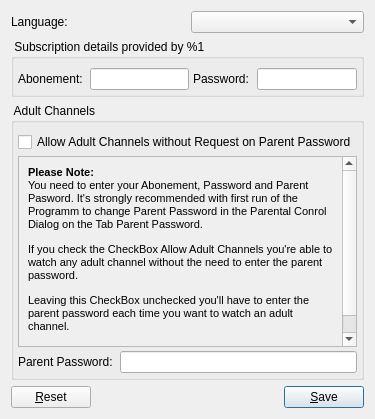
<?xml version="1.0" encoding="UTF-8"?>
<ui version="4.0">
 <class>QFTSettings</class>
 <widget class="QDialog" name="QFTSettings">
  <property name="windowModality">
   <enum>Qt::WindowModal</enum>
  </property>
  <property name="geometry">
   <rect>
    <x>0</x>
    <y>0</y>
    <width>370</width>
    <height>419</height>
   </rect>
  </property>
  <property name="windowTitle">
   <string>%1 First Time Settings</string>
  </property>
  <property name="locale">
   <locale language="English" country="UnitedStates"/>
  </property>
  <layout class="QVBoxLayout" name="verticalLayout">
   <item>
    <layout class="QHBoxLayout" name="horizontalLayout">
     <item>
      <widget class="QLabel" name="label_10">
       <property name="text">
        <string>Language: </string>
       </property>
      </widget>
     </item>
     <item>
      <widget class="QComboBox" name="cbxLanguage">
       <property name="minimumSize">
        <size>
         <width>100</width>
         <height>0</height>
        </size>
       </property>
      </widget>
     </item>
    </layout>
   </item>
   <item>
    <widget class="QGroupBox" name="groupAccount">
     <property name="title">
      <string> Subscription details provided by %1 </string>
     </property>
     <layout class="QGridLayout" name="gridLayout">
      <property name="leftMargin">
       <number>4</number>
      </property>
      <property name="topMargin">
       <number>9</number>
      </property>
      <property name="rightMargin">
       <number>4</number>
      </property>
      <property name="bottomMargin">
       <number>4</number>
      </property>
      <property name="spacing">
       <number>4</number>
      </property>
      <item row="0" column="2">
       <widget class="QLabel" name="label_4">
        <property name="text">
         <string>Password: </string>
        </property>
       </widget>
      </item>
      <item row="0" column="0">
       <widget class="QLabel" name="label_2">
        <property name="text">
         <string>Abonement: </string>
        </property>
       </widget>
      </item>
      <item row="0" column="3">
       <widget class="QLineEdit" name="linePass">
        <property name="echoMode">
         <enum>QLineEdit::Password</enum>
        </property>
       </widget>
      </item>
      <item row="0" column="1">
       <widget class="QLineEdit" name="lineUsr">
        <property name="echoMode">
         <enum>QLineEdit::Normal</enum>
        </property>
       </widget>
      </item>
     </layout>
    </widget>
   </item>
   <item>
    <widget class="QGroupBox" name="groupBox_3">
     <property name="title">
      <string> Adult Channels </string>
     </property>
     <layout class="QVBoxLayout" name="verticalLayout_11">
      <property name="spacing">
       <number>4</number>
      </property>
      <property name="leftMargin">
       <number>4</number>
      </property>
      <property name="topMargin">
       <number>9</number>
      </property>
      <property name="rightMargin">
       <number>4</number>
      </property>
      <property name="bottomMargin">
       <number>4</number>
      </property>
      <item>
       <widget class="QCheckBox" name="checkAdult">
        <property name="text">
         <string>Allow Adult Channels without Request on Parent Password</string>
        </property>
       </widget>
      </item>
      <item>
       <widget class="QScrollArea" name="scrollArea_2">
        <property name="widgetResizable">
         <bool>true</bool>
        </property>
        <widget class="QWidget" name="scrollAreaWidgetContents">
         <property name="geometry">
          <rect>
           <x>0</x>
           <y>0</y>
           <width>340</width>
           <height>211</height>
          </rect>
         </property>
         <layout class="QVBoxLayout" name="verticalLayout_10">
          <item>
           <widget class="QLabel" name="label_23">
            <property name="text">
             <string>&lt;!DOCTYPE HTML PUBLIC &quot;-//W3C//DTD HTML 4.0//EN&quot; &quot;http://www.w3.org/TR/REC-html40/strict.dtd&quot;&gt;
&lt;html&gt;&lt;head&gt;&lt;meta name=&quot;qrichtext&quot; content=&quot;1&quot; /&gt;&lt;style type=&quot;text/css&quot;&gt;
p, li { white-space: pre-wrap; }
&lt;/style&gt;&lt;/head&gt;&lt;body style=&quot; font-family:'MS Shell Dlg 2'; font-size:8.25pt; font-weight:400; font-style:normal;&quot;&gt;
&lt;p style=&quot; margin-top:12px; margin-bottom:12px; margin-left:0px; margin-right:0px; -qt-block-indent:0; text-indent:0px;&quot;&gt;&lt;span style=&quot; font-size:8pt; font-weight:600;&quot;&gt;Please Note:&lt;/span&gt;&lt;span style=&quot; font-size:8pt;&quot;&gt;&lt;br /&gt;&lt;/span&gt;&lt;span style=&quot; font-size:8pt;&quot;&gt;You need to enter your Abonement, Password and Parent Pasword. It's strongly recommended with first run of the Programm to change Parent Password in the Parental Conrol Dialog on the Tab Parent Password.&lt;/span&gt;&lt;/p&gt;
&lt;p style=&quot; margin-top:12px; margin-bottom:12px; margin-left:0px; margin-right:0px; -qt-block-indent:0; text-indent:0px;&quot;&gt;&lt;span style=&quot; font-size:8pt;&quot;&gt;If you check the CheckBox Allow Adult Channels you're able to watch any adult channel without the need to enter the parent password. &lt;/span&gt;&lt;/p&gt;
&lt;p style=&quot; margin-top:12px; margin-bottom:12px; margin-left:0px; margin-right:0px; -qt-block-indent:0; text-indent:0px;&quot;&gt;&lt;span style=&quot; font-size:8pt;&quot;&gt;Leaving this CheckBox unchecked you'll have to enter the parent password each time you want to watch an adult channel.&lt;/span&gt;&lt;/p&gt;
&lt;p style=&quot;-qt-paragraph-type:empty; margin-top:12px; margin-bottom:12px; margin-left:0px; margin-right:0px; -qt-block-indent:0; text-indent:0px; font-size:8pt;&quot;&gt;&lt;/p&gt;&lt;/body&gt;&lt;/html&gt;</string>
            </property>
            <property name="wordWrap">
             <bool>true</bool>
            </property>
           </widget>
          </item>
         </layout>
        </widget>
       </widget>
      </item>
      <item>
       <layout class="QHBoxLayout" name="horizontalLayout_10">
        <item>
         <widget class="QLabel" name="label_14">
          <property name="text">
           <string>Parent Password: </string>
          </property>
         </widget>
        </item>
        <item>
         <widget class="QLineEdit" name="lineErosPass">
          <property name="enabled">
           <bool>true</bool>
          </property>
          <property name="echoMode">
           <enum>QLineEdit::Password</enum>
          </property>
         </widget>
        </item>
       </layout>
      </item>
     </layout>
    </widget>
   </item>
   <item>
    <layout class="QHBoxLayout" name="horizontalLayout_2">
     <property name="spacing">
      <number>2</number>
     </property>
     <item>
      <widget class="QPushButton" name="pushReset">
       <property name="text">
        <string>&amp;Reset</string>
       </property>
       <property name="autoDefault">
        <bool>false</bool>
       </property>
      </widget>
     </item>
     <item>
      <spacer name="horizontalSpacer">
       <property name="orientation">
        <enum>Qt::Horizontal</enum>
       </property>
       <property name="sizeHint" stdset="0">
        <size>
         <width>40</width>
         <height>20</height>
        </size>
       </property>
      </spacer>
     </item>
     <item>
      <widget class="QPushButton" name="pushSave">
       <property name="text">
        <string>&amp;Save</string>
       </property>
       <property name="autoDefault">
        <bool>false</bool>
       </property>
       <property name="default">
        <bool>true</bool>
       </property>
      </widget>
     </item>
    </layout>
   </item>
  </layout>
 </widget>
 <tabstops>
  <tabstop>cbxLanguage</tabstop>
  <tabstop>lineUsr</tabstop>
  <tabstop>linePass</tabstop>
  <tabstop>scrollArea_2</tabstop>
  <tabstop>lineErosPass</tabstop>
  <tabstop>pushSave</tabstop>
  <tabstop>pushReset</tabstop>
 </tabstops>
 <resources/>
 <connections/>
</ui>
